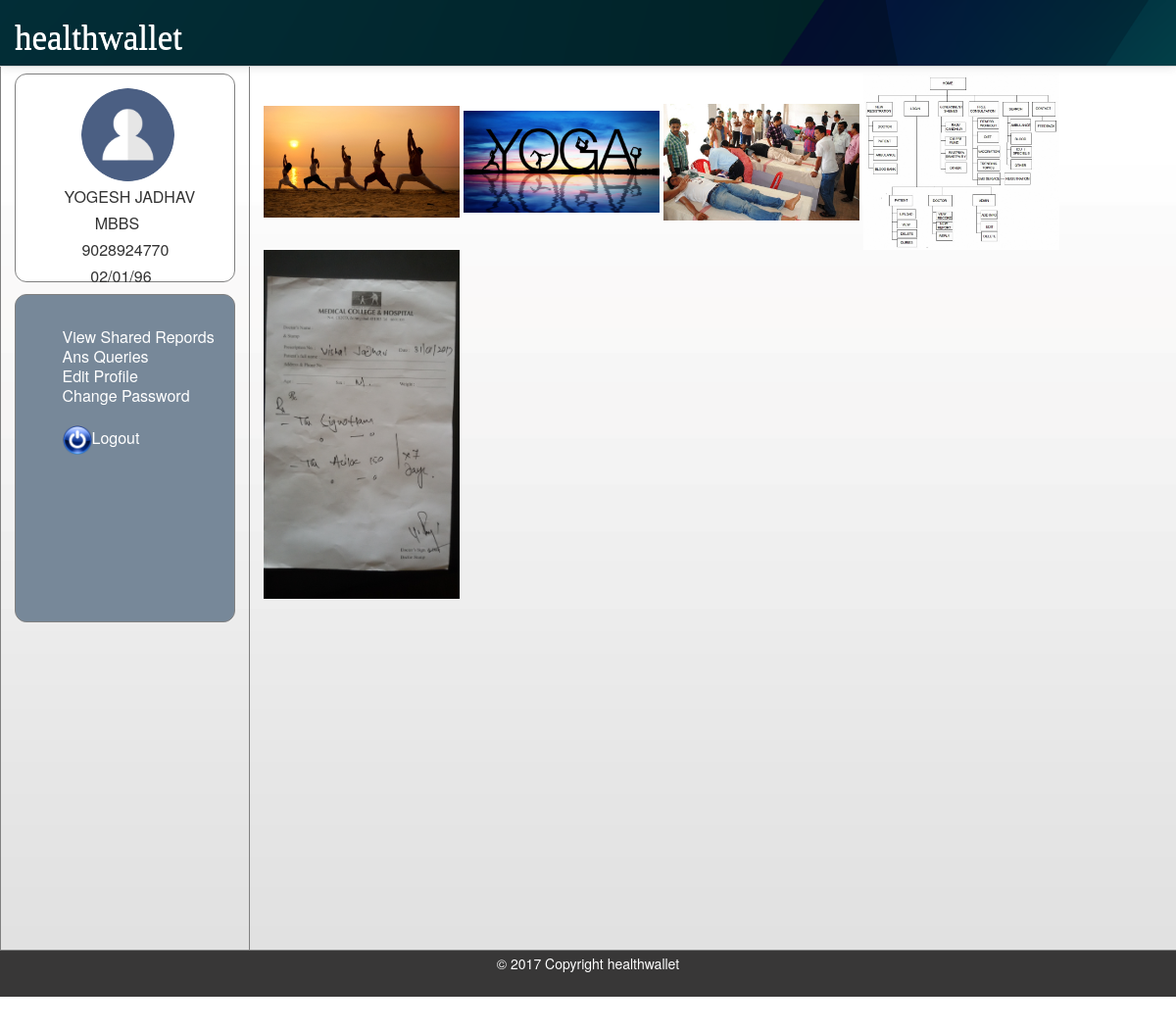
The page /doctor/sharereport.php?id=10001 (signed in) on the database its author committed.
### tables this page shows
CREATE TABLE IF NOT EXISTS `doctor` (
  `id` int(11) NOT NULL AUTO_INCREMENT,
  `name` varchar(100) NOT NULL,
  `qulification` varchar(100) NOT NULL,
  `spaciality` varchar(100) NOT NULL,
  `gender` varchar(50) NOT NULL,
  `address` varchar(100) NOT NULL,
  `pincode` varchar(500) NOT NULL,
  `email` varchar(50) NOT NULL,
  `mobile` varchar(20) NOT NULL,
  `dob` varchar(20) NOT NULL,
  `password` varchar(50) NOT NULL,
  PRIMARY KEY (`id`)
);

CREATE TABLE IF NOT EXISTS `p10001` (
  `id` int(20) NOT NULL AUTO_INCREMENT,
  `d_name` varchar(200) NOT NULL,
  `rdate` varchar(100) NOT NULL,
  `reason` varchar(500) NOT NULL,
  `path` varchar(500) NOT NULL,
  PRIMARY KEY (`id`)
);

### doctor/view.php (the view)
<html>
<head>
<link href="css/gallery.css" rel="stylesheet">
</head>
<body>
<?php
if(isset($_REQUEST['id']))
{
$host="localhost";
$user="root";
$pass="";
$db2="patient";
$conn2=mysqli_connect($host,$user,$pass,$db2)or die("connection failed");
$query="SELECT * FROM p".$_REQUEST['id'];
$result=mysqli_query($conn2,$query);
 ?>
<div class="reports">
<?php
while($row=mysqli_fetch_array($result))
{ ?>
<a href="sharereport.php?id=<?php echo $_REQUEST['id']?>&id1=<?php echo $row['id'];?>& src=<?php echo"../patient/".$row['path']; ?> & alt=<?php echo $row['rdate']; ?>" > <img  src="<?php echo"../patient/".$row['path']; ?>" " alt="<?php echo $row['rdate']; ?>" width="200" height="150"/> </a>
<?php }
}
?>
</body>
</html>

### doctor/sharereport.php (shortened to what this page needs)
<?php session_start();
if(isset($_SESSION['did']))
{ ?>
<html>
<head>
<link href="../patient/css/gallery.css" rel="stylesheet">
<link href="../css/mystyle2.css" rel="stylesheet">
<link href="../css/style.css" rel="stylesheet">
<link href="../css/navigation.css" rel="stylesheet">
<link href="../css/footer.css" rel="stylesheet">
</head>
<body>
<?php require("../newheader.php"); ?>
<div class="conta">
<nav class="nav1" >
  <div class="divtop">
  <table align="center">
  <?php
$host="localhost";
$user="root";
$pass="";
$db="healthwallet";
$conn=mysqli_connect($host,$user,$pass,$db)or die("connection failed");
$query="SELECT * FROM doctor WHERE id=".$_SESSION['did'];
$result=mysqli_query($conn,$query);
$row=mysqli_fetch_array($result) ;
  ?>
  <tr><td>&nbsp;&nbsp;&nbsp;&nbsp;<img src="../images/login.png"  class="avatar"></td></tr>
  <tr><td><?php echo strtoupper($row['name']); ?></td></tr>
  <tr><td><?php echo"&nbsp;&nbsp;&nbsp;&nbsp;&nbsp;&nbsp;&nbsp;".strtoupper($row['qulification']); ?></td></tr>
  <tr><td><?php echo"&nbsp;&nbsp;&nbsp;&nbsp;".$row['mobile']; ?></td></tr>
  <tr><td><?php echo "&nbsp;&nbsp;&nbsp;&nbsp;&nbsp;&nbsp;".$row['dob']; ?></td></tr>
  </table>
  </div>
  <div class="divnav">
  <ul type="none">
    <li><a class="anchr" href="doctor.php">View Shared Repords</a></li>
	<li><a class="anchr" href="ans.php">Ans Queries</a></li>
    <li><a class="anchr" href="edtprofile.php">Edit Profile</a></li>
	<li><a class="anchr" href="changepsw.php">Change Password</a></li></br>
	<li><a class="anchr" href="logout.php"><img height="20px" width="30px" src="../images/logout.png">Logout</a></li>
  </ul>
  </div>
  </nav>
<article>
<?php require("view.php"); ?>
</article>
</div>
<?php require("../footer.php"); ?>
</body>
</html>
<?php
}
else
{
header("location:../index.php");
}	?>

### css/mystyle2.css (style rules this page uses)
html { font-size: 100%; -webkit-text-size-adjust: 100%; -ms-text-size-adjust: 100%; }
img { width: auto\9; height: auto; max-width: 100%; vertical-align: middle; border: 0; -ms-interpolation-mode: bicubic; }
body { margin: 0; font-family: "Helvetica Neue", Helvetica, Arial, sans-serif; font-size: 14px; line-height: 20px; color: #333333; background-color: #ffffff; }
a { color: #0088cc; text-decoration: none; }
ul, ol { padding: 0; margin: 0 0 10px 25px; }
li { line-height: 20px; }

### css/navigation.css (style rules this page uses)
body { margin: 0; font-family: 'Lato', sans-serif; }

### doctor/sharereport.php (style rules this page uses)
div.conta { width: 100%; border: 1px solid gray; margin-top:5%; background-image:url("../images/bkg.png"); height:auto; }
.nav1 { float: left; width:225px; padding: 1em; }
.divnav { margin-top:5%; border:1px solid gray; height:300px; padding-top:15%; padding-left:10%; border-radius:12px; background-color:#778899; display: inline-block; width:200px; }
article { margin-left: 250px; border-left: 1px solid gray; padding: 1em; overflow: hidden; height:110%; }
.anchr { text-decoration:none; color:white; font-size:16px; }
img.avatar { width:65%; border-radius: 50%; }
.divtop { border:1px solid gray; height:200px; padding-top:5%; padding-left:10%; border-radius:12px; background-color:white; display: inline-block; width:200px; }

### rows shown on the page
doctor: name "YOGESH JADHAV", qulification "MBBS", mobile "9028924770", dob "02/01/96"
p10001: path (picture)
p10001: path (picture)
p10001: path (picture)
p10001: path (picture)
p10001: path (picture)
